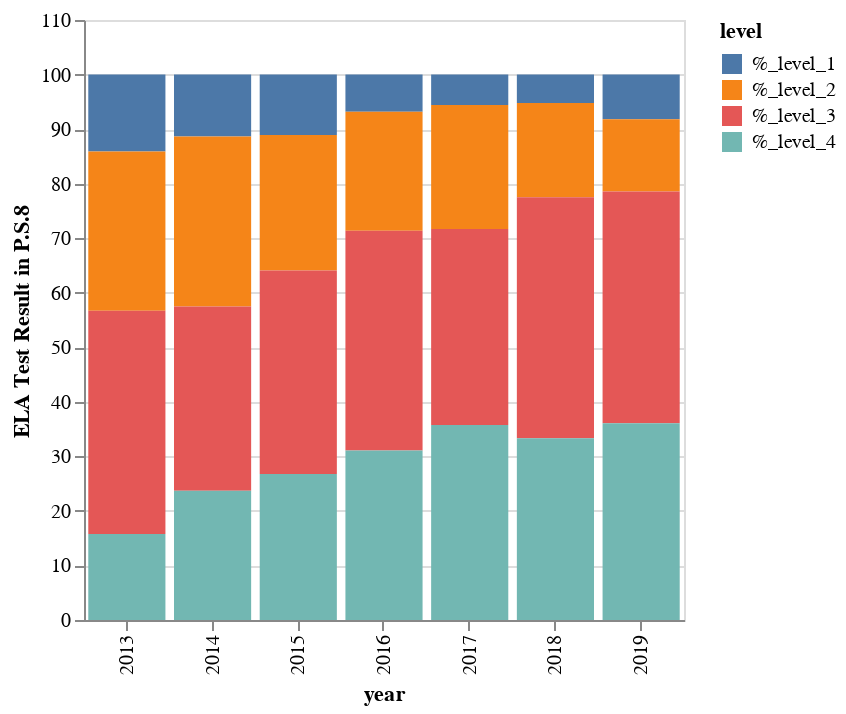

Source (notebook cell):
### Code cell
ps8_bar=alt.Chart(ps8).transform_fold(
    ["%_level_1","%_level_2","%_level_3","%_level_4"],
    as_=["level","percent"]
).mark_bar().encode(
    x = alt.X('year:O'),
    y = alt.Y('percent:Q',title='Math Test Result in P.S.8'),
    color='level:N'  
).properties(width=300)

selection_single = alt.selection_single(encodings=["color"])

colorCondition1 = alt.condition(selection_single,"level:N",alt.value("lightgray"))

c1 = ps8_bar.add_selection(selection_single).encode(
    color= colorCondition1
)

# selection_interval=alt.selection_interval(encodings=["x"])

# colorCondition2 = alt.condition(selection_interval,"Origin",alt.value("gray"))

# c2=ps8_bar.add_selection(selection_interval).encode(
#     color = colorCondition2
# ).properties(title="encoding = x")

# ps8_line=alt.Chart(ps8).mark_line().encode(
#     x = alt.X('year:O'),
#     y = alt.Y('mean_scale_score:Q',title='Math Test Mean Result in P.S.8')
# )
ps8_bar2=alt.Chart(ps8_ela).transform_fold(
    ["%_level_1","%_level_2","%_level_3","%_level_4"],
    as_=["level","percent"]
).mark_bar().encode(
    x = alt.X('year:O'),
    y = alt.Y('percent:Q',title='ELA Test Result in P.S.8'),
    color='level:N'  
).properties(width=300)
# ps8_bar2
# ps8_bar

selection_single = alt.selection_single(encodings=["color"])

colorCondition1 = alt.condition(selection_single,"level:N",alt.value("lightgray"))

c2 = ps8_bar2.add_selection(selection_single).encode(
    color= colorCondition1
)

c2

### Figure 1 — Vega-Lite specification as saved in the notebook (floating-point values rounded to 4 significant figures)
{"config": {"view": {"continuousWidth": 400, "continuousHeight": 300}}, "data": {"name": "data-019ba883a14a90b0ccc909ba47a5b890"}, "mark": "bar", "encoding": {"color": {"condition": {"field": "level", "type": "nominal", "selection": "selector002"}, "value": "lightgray"}, "x": {"field": "year", "type": "ordinal"}, "y": {"field": "percent", "title": "ELA Test Result in P.S.8", "type": "quantitative"}}, "selection": {"selector002": {"type": "single", "encodings": ["color"]}}, "transform": [{"fold": ["%_level_1", "%_level_2", "%_level_3", "%_level_4"], "as": ["level", "percent"]}], "width": 300, "$schema": "https://vega.github.io/schema/vega-lite/v4.17.0.json", "datasets": {"data-019ba883a14a90b0ccc909ba47a5b890": [{"unnamed:_0": 13157, "id": "13K008All Grades2013All Students", "dbn": "13K008", "school_name": "P.S. 008 ROBERT FULTON", "grade": "All Grades", "year": 2013, "category": "All Students", "number_tested": 298, "mean_scale_score": "318.6342163", "#_level_1": "42", "%_level_1": "14.09395981", "#_level_2": "87", "%_level_2": "29.19463158", "#_level_3": "122", "%_level_3": "40.93959808", "#_level_4": "47", "%_level_4": "15.77181244", "#_level_3+4": "169", "%_level_3+4": "56.71141052"}, {"unnamed:_0": 13158, "id": "13K008All Grades2014All Students", "dbn": "13K008", "school_name": "P.S. 008 ROBERT FULTON", "grade": "All Grades", "year": 2014, "category": "All Students", "number_tested": 388, "mean_scale_score": "321.5360718", "#_level_1": "44", "%_level_1": "11.34020615", "#_level_2": "121", "%_level_2": "31.18556786", "#_level_3": "131", "%_level_3": "33.76288605", "#_level_4": "92", "%_level_4": "23.71133995", "#_level_3+4": "223", "%_level_3+4": "57.47422791"}, {"unnamed:_0": 13159, "id": "13K008All Grades2015All Students", "dbn": "13K008", "school_name": "P.S. 008 ROBERT FULTON", "grade": "All Grades", "year": 2015, "category": "All Students", "number_tested": 370, "mean_scale_score": "325.1378479", "#_level_1": "41", "%_level_1": "11.08108139", "#_level_2": "92", "%_level_2": "24.86486435", "#_level_3": "138", "%_level_3": "37.29729843", "#_level_4": "99", "%_level_4": "26.75675583", "#_level_3+4": "237", "%_level_3+4": "64.05405426"}, {"unnamed:_0": 13160, "id": "13K008All Grades2016All Students", "dbn": "13K008", "school_name": "P.S. 008 ROBERT FULTON", "grade": "All Grades", "year": 2016, "category": "All Students", "number_tested": 454, "mean_scale_score": "330.1365662", "#_level_1": "31", "%_level_1": "6.828193665", "#_level_2": "99", "%_level_2": "21.8061676", "#_level_3": "183", "%_level_3": "40.30836868", "#_level_4": "141", "%_level_4": "31.05726814", "#_level_3+4": "324", "%_level_3+4": "71.36563873"}, {"unnamed:_0": 13161, "id": "13K008All Grades2017All Students", "dbn": "13K008", "school_name": "P.S. 008 ROBERT FULTON", "grade": "All Grades", "year": 2017, "category": "All Students", "number_tested": 484, "mean_scale_score": "332.8574524", "#_level_1": "27", "%_level_1": "5.578512192", "#_level_2": "110", "%_level_2": "22.72727203", "#_level_3": "174", "%_level_3": "35.95041275", "#_level_4": "173", "%_level_4": "35.74380112", "#_level_3+4": "347", "%_level_3+4": "71.69421387"}, {"unnamed:_0": 13162, "id": "13K008All Grades2018All Students", "dbn": "13K008", "school_name": "P.S. 008 ROBERT FULTON", "grade": "All Grades", "year": 2018, "category": "All Students", "number_tested": 498, "mean_scale_score": "613.8112183", "#_level_1": "26", "%_level_1": "5.220883369", "#_level_2": "86", "%_level_2": "17.26907539", "#_level_3": "220", "%_level_3": "44.17670822", "#_level_4": "166", "%_level_4": "33.33333206", "#_level_3+4": "386", "%_level_3+4": "77.51004028"}, {"unnamed:_0": 13163, "id": "13K008All Grades2019All Students", "dbn": "13K008", "school_name": "P.S. 008 ROBERT FULTON", "grade": "All Grades", "year": 2019, "category": "All Students", "number_tested": 452, "mean_scale_score": "613.427002", "#_level_1": "37", "%_level_1": "8.185840607", "#_level_2": "60", "%_level_2": "13.27433586", "#_level_3": "192", "%_level_3": "42.47787476", "#_level_4": "163", "%_level_4": "36.06194687", "#_level_3+4": "355", "%_level_3+4": "78.53982544"}]}}
